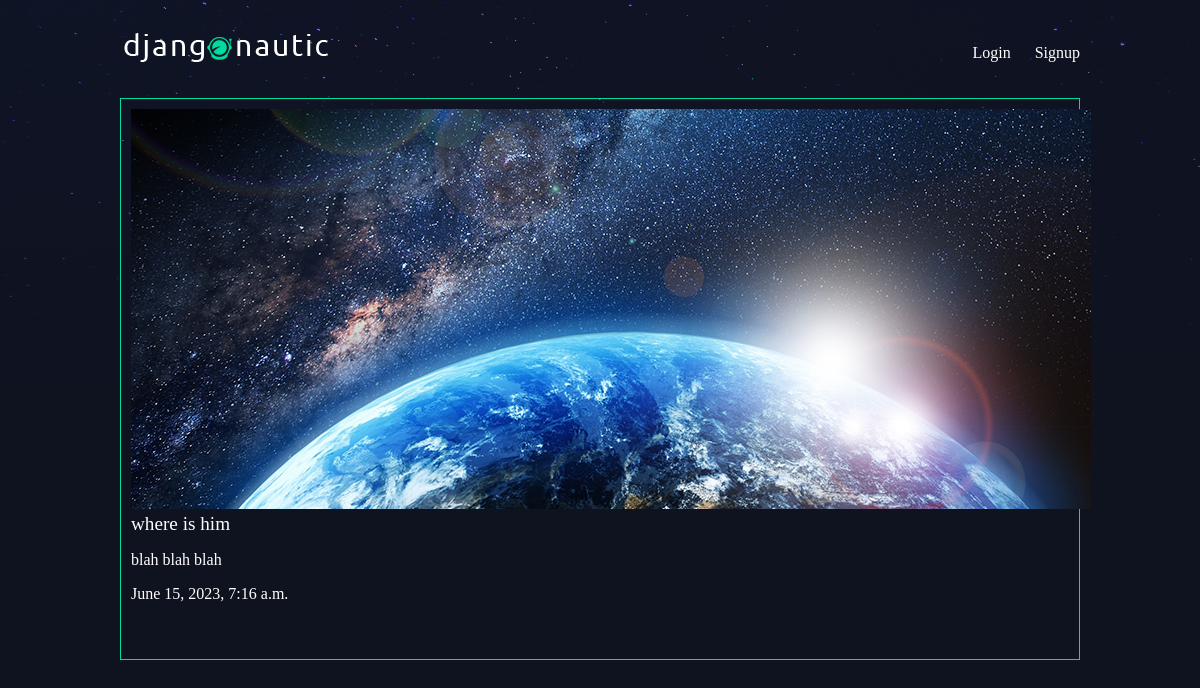
The page /articles/where-is-him/ on the database its author committed.
### articles/models.py (models this page shows, shortened)
class Article(models.Model):
    title = models.CharField(max_length=100)
    slug = models.SlugField()
    body = models.TextField()
    date = models.DateTimeField(auto_now_add=True)
    thumb = models.ImageField(default='default.png', blank=True)
    author = models.ForeignKey(User, default=None, on_delete=models.CASCADE)

### articles/views.py (the view)
# urls.py: re_path(r'^(?P<slug>[\w-]+)/$', views.article_details, name="detail")
def article_details(request, slug):
    article = Article.objects.get(slug=slug)
    return render(request, 'articles/article_detail.html', { 'article':article })

### articles/templates/articles/article_detail.html
{% extends 'base_layout.html' %} {% block content %}
<div class="article-deatil">
  <div class="article">
    <img src="{{ article.thumb.url }}" />
    <h2>{{ article.title }}</h2>
    <p>{{ article.body }}</p>
    <p>{{ article.date }}</p>
  </div>
</div>
{% endblock %}

### assets/styles.css (style rules this page uses)
body { background-color: #0f121f; background-image: url(stars.png); background-repeat: no-repeat; color: #fff; }
body * { font-family: Ubuntu; }
h1, h2, h3, h4, h5 { font-weight: normal; margin: 0; }
.article { padding: 10px; border: 1px solid #00dba0; position: relative; padding-bottom: 40px; }
.article h2 { font-size: 1.2em; }

### rows shown on the page
Article: thumb (picture), title "where is him", body "blah blah blah", date "June 15, 2023, 7:16 a.m."
